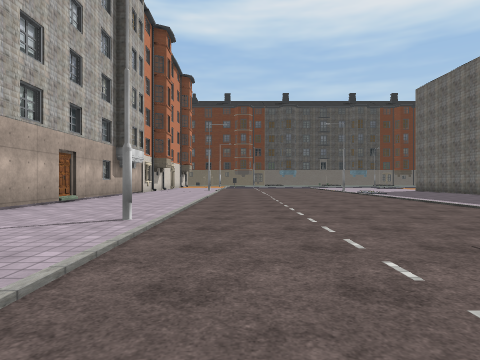
view 1 (above)

18 first-person views from a walk through a scene from a Unity 3-D project. The camera is 1.4 m above the floor, looks level and sees 75° across. Doors are open. The floor is counted in squares, 2 m on a side. Each view is taken from the middle of a square. On the plan, view 1 faces up. The plan holds only what a view shows up to about 10 squares ahead; the rest is blank. The place goes on beyond the plan. The player character is not drawn. Some surface patterns are stand-ins.

view 2
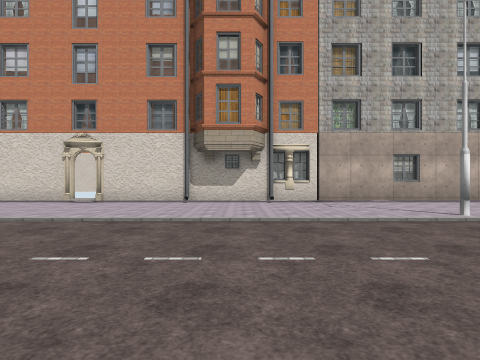

view 3
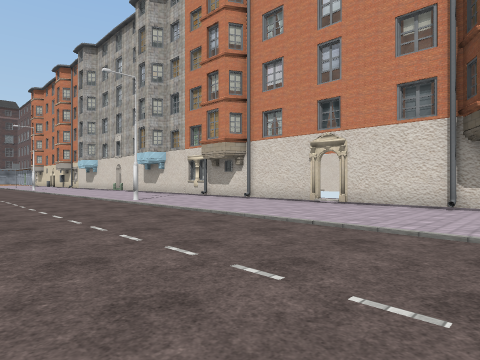

view 4
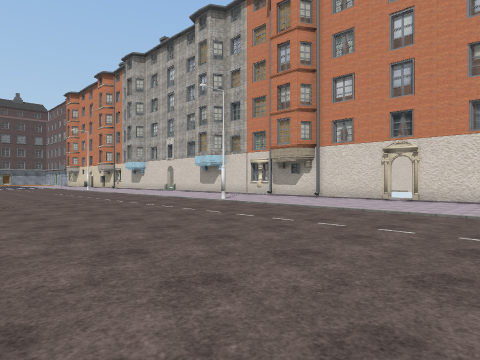

view 5
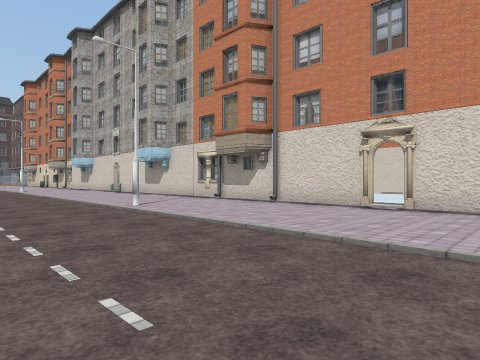

view 6
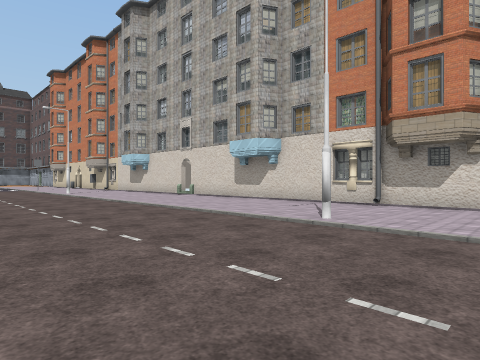

view 7
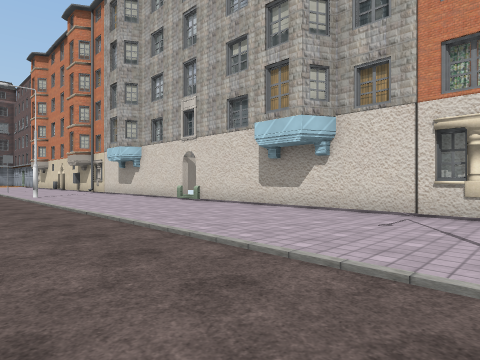

view 8
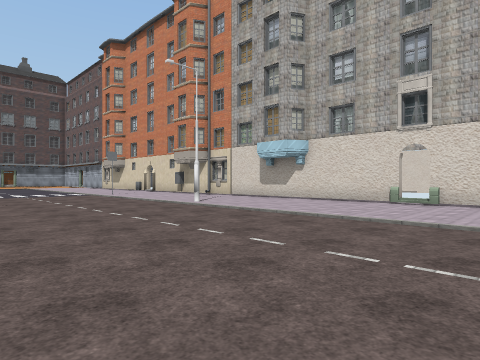

view 9
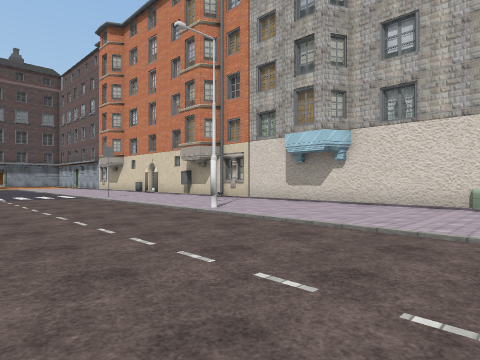

view 10
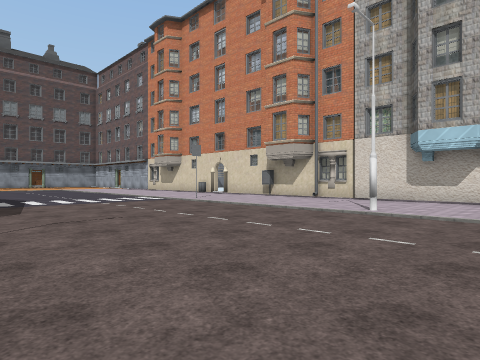

view 11
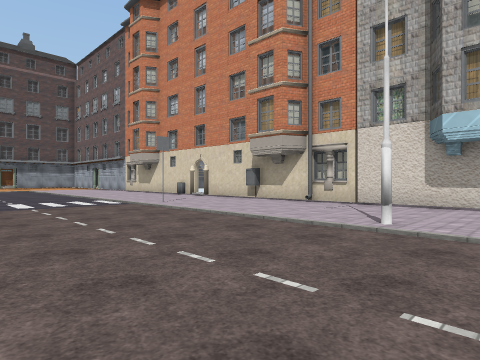

view 12
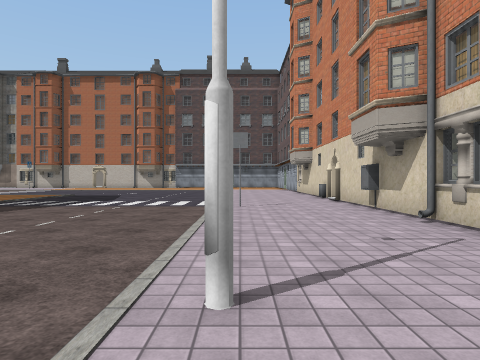

view 13
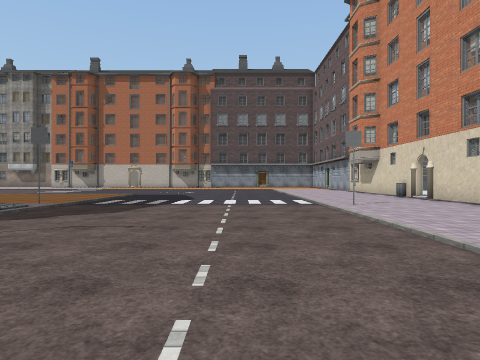

view 14
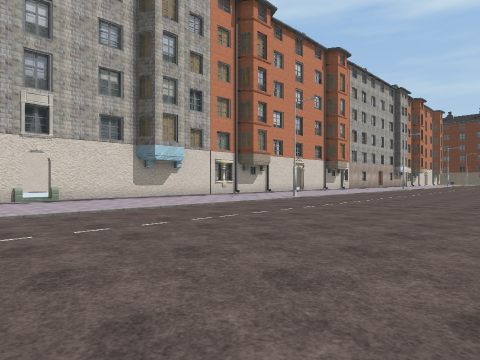

view 15
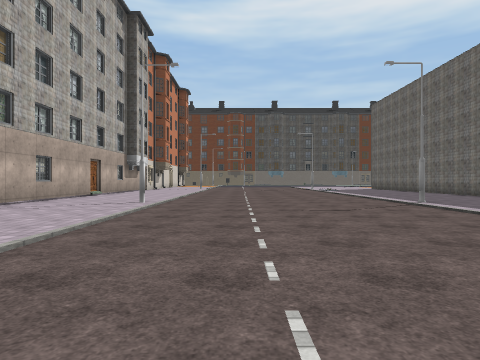

view 16
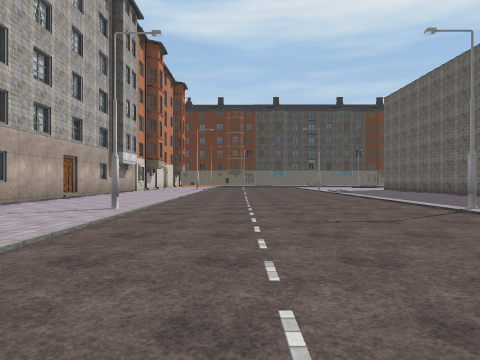

view 17
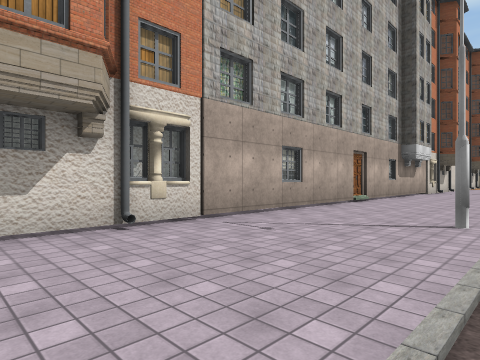

view 18
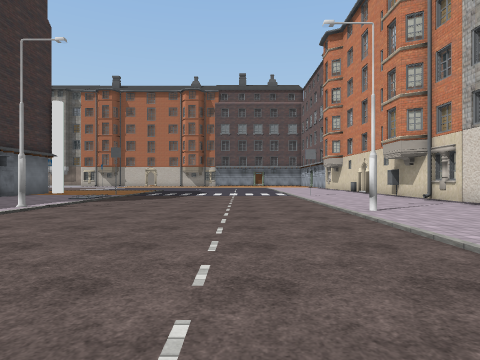

### Floor plan
Key: @ floor where view 1 was taken; # wall or solid block; . floor; / step, stairs or slope; D open door; = window, fence, low wall or low ledge; O other object.
Columns run from 6 left of view 1 to 8 right of it. Each row starts with its distance up from view 1.
 10 #.............
  9 #.............
  8 #..............
  7 #..............
  6 =..............
  5 #...#.......#..
  4 #.............
  3 ##...........
  2 ##...........
  1  #..........
  0  #....@......
 -1  #...........
 -2  #...........
 -3  D...........
 -4  D...........
 -5  #..........
 -6  #..........
 -7  #..........
 -8  #..........
 -9  #..#.......
-10  #..........
-11  #..........
-12  #..........
-13  #..........
-14  #..........
-15  #..........
-16  #...........
-17  D...........
-18  D...........
-19  #...........
-20  #...........
-21  #..........
-22  #...........
-23  #..#........
-24  #..........#.
-25  #.............
-26  #.............
-27  #........../
-28  #...........
-29  #..O.......O.
-30  #.............
-31  D.............

Positions as (right, up) in squares from view 1, and headings:
1: (0, 0), facing up
2: (4, 1), facing left
3: (3, 1), facing down-left
4: (6, 0), facing down-left
5: (2, -1), facing down-left
6: (3, -6), facing down-left
7: (1, -9), facing down-left
8: (4, -15), facing down-left
9: (3, -17), facing down-left
10: (5, -20), facing down-left
11: (3, -21), facing down-left
12: (-2, -21), facing down
13: (1, -21), facing down
14: (6, -20), facing up-left
15: (1, -4), facing up
16: (1, -2), facing up
17: (-1, 0), facing up-left
18: (1, -16), facing down
